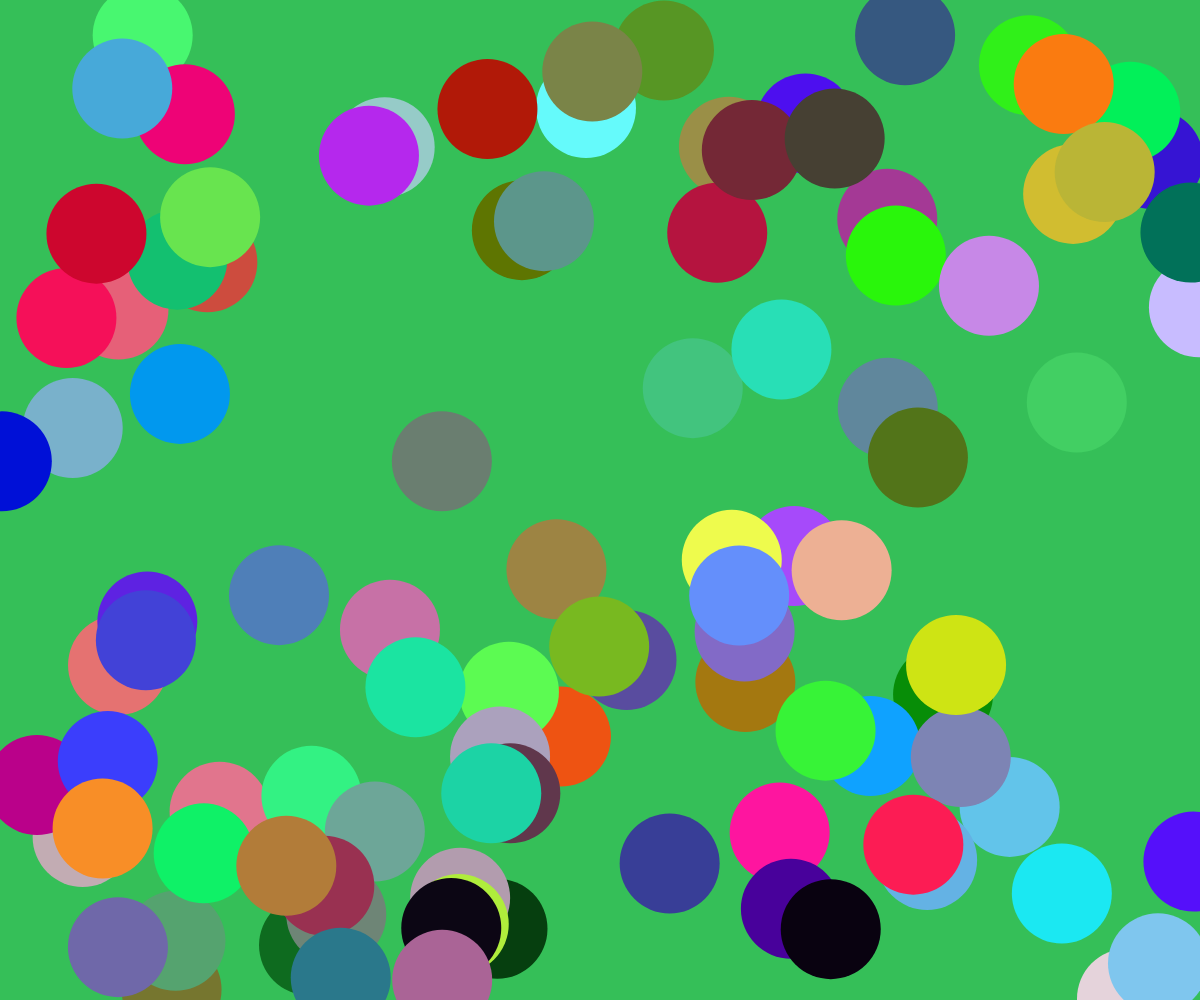
Frame 1 (no input)
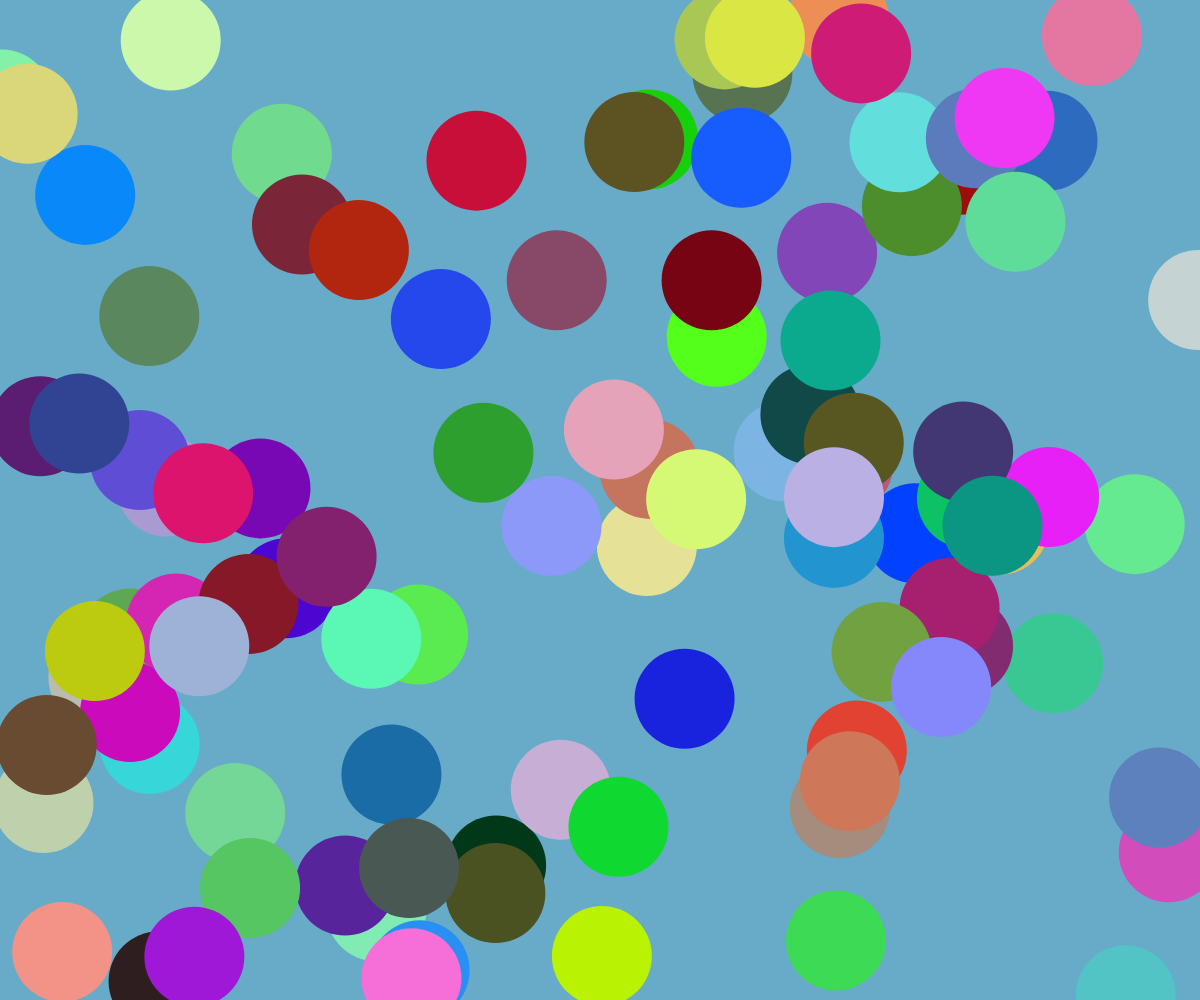
Frame 60 (no input)
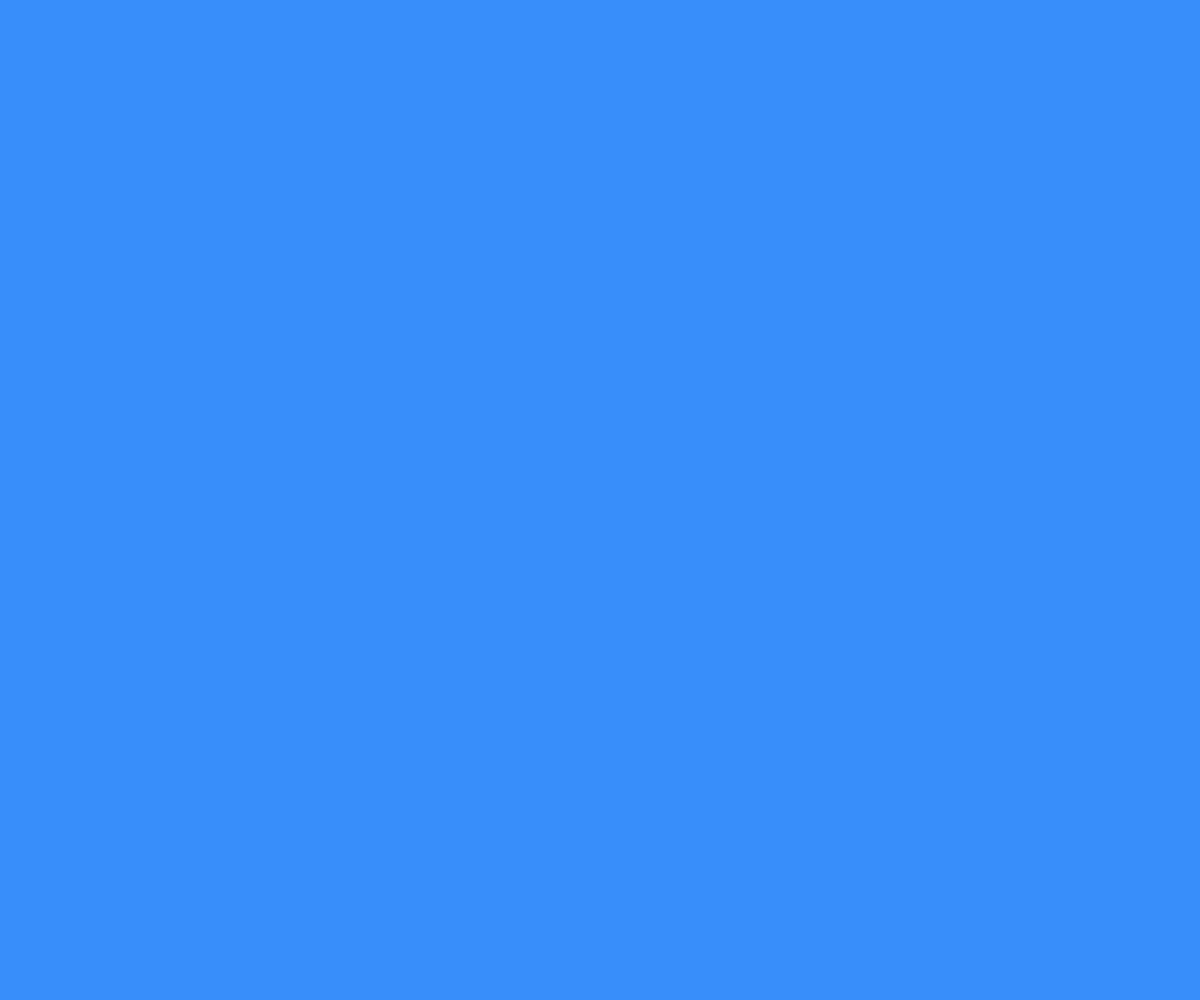
Frame 120 (the mouse pressed at the canvas centre since frame 60)

The p5.js sketch that drew these frames (run headless with seeded random() and noise() and a simulated clock; from frame 60 on, the mouse is pressed at the canvas centre):

// p5.js sketch
// ── sketch.js
//almacenar datos en javascrip
var diametro;

//solo de despues de DECLARAR vasriante se le da valor
//se le llama ASIGNAR
diametro = 100;


//hay dos sabores de variables, locales y globales
//GLOBALES: DECLARADAS FUERA DE FUNCION , se pueden usar en cualquier parte
//LOCALES: DECLARADAS DENTRO DE FUNCION , solo dentro de la funcion

//hablemos de funciones, las funciones tambien se declaran
//luego de declararse, pueden llamarse
// asi se declara una funcion en javascript
function miFuncionBacan() {
  //esto es lo que hace la funcion, se le llama cuerpo
}

//ejecutar o llamar la funcion
//miFuncionBacan();

function setup() {

  //framerate(tasa de cuadros por segundo)
  frameRate(60)

  //variable local x 
  var x;
  x = 10;

  //variable local y, modo rapido de DECLARAR y asignarle valor inmediatamente
  var y = 10;
  //asignar otro valor
  y = 100;

  var miColor = random(color(255));

  //camelCase, UPPERCASE, lowecase
  // Crear un lienzo para dibujar createCanvas(dimHor, dimVer) dimensiones en pixeles;
  createCanvas(windowWidth, windowHeight)



}

//Draw() corre despues del setup, 60 veces por segundo
function draw() {

  //pintar el fondo
  //background(color);
  //1: greyscake, 0 es negro, 255 blanco
  //2: greyscale + alpha
  //3: rgb, redgreenblue, 0 nada, 255 todo
  //4: rgb + alpha
  background(random(255), random(255), random(255));

  //DIBUJAMOS LA ELIPSE
  //miElipse();}

  //condicional
  //if(){}
  //si el mouse esta en el rimer tercio de la ventana a la izq

  if (mouseX < width/3) {
    muchasElipses(100, 70);
  }

  var miColor = random(color(255 / 2))

}

//declarar funcion nueva para dibujar elipses a mi gusto
function miElipse() {

  //definir ancho de figura
  //strokeWeight(px)}
  strokeWeight(10);

  //definir color del borde
  //stroke(color)
  //noStroke = sin borde
  Stroke();

  //definir color relleno
  //fill(color)
  fill(40, 150, 200);


  //ellipse(posX, posY, width, height) 
  //pixeles
  ellipse(mouseX, mouseY, 100, 100)

  //asignarle nuevo valor a diametro
  //diametro = diametro + 1
  diametro = diametro + 1;
  diametro = random(100, 0, 100);


}

//declarar funcion nueva
//funcion para hacer muchas ellipses aleatorias de color aleatorio
function muchasElipses(cantidad) {


  //for loop
  //for(inicio; condicion; refresco){}
  for (var i = 0; i < cantidad; i++) {


    //color aleatorio
    noStroke()
    fill(random(255), random(255), random(255))
      //elipse aleatoria
    ellipse(random(width), random(height), 100, 100);

  }
}
